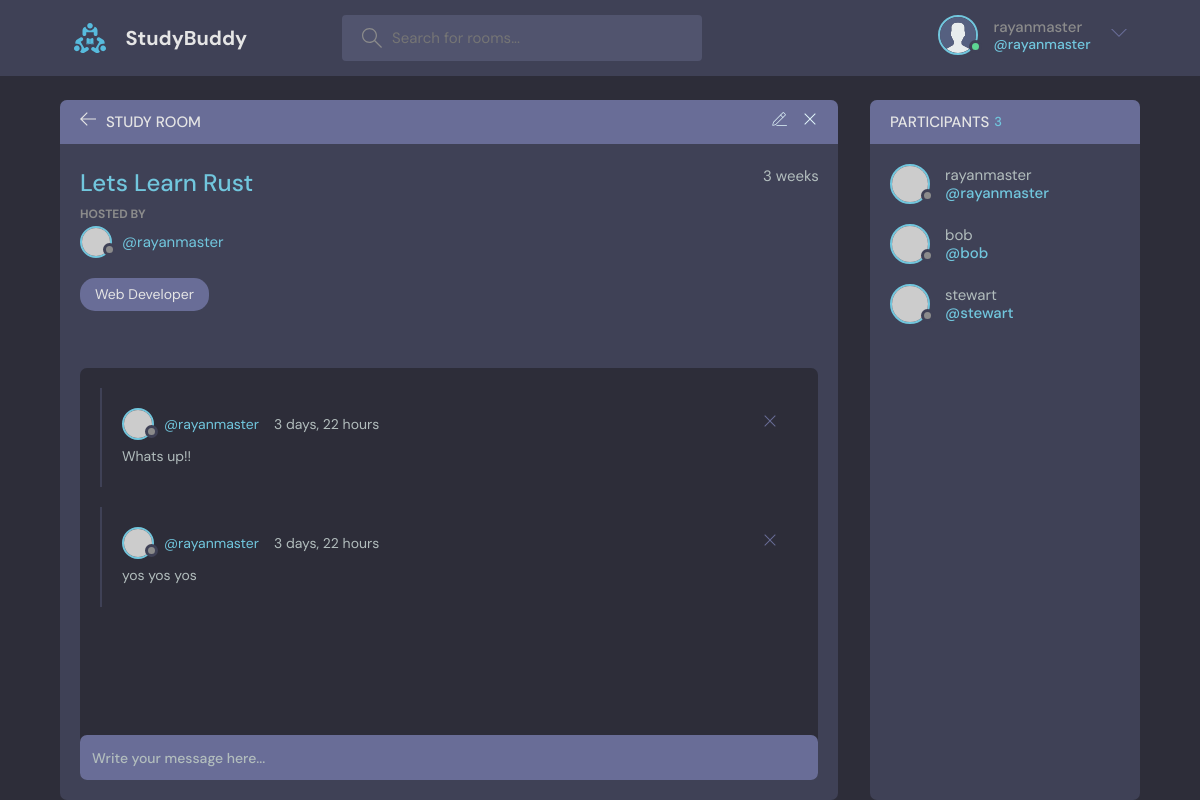
/room/2/ (signed in), run on the app's committed database.
### base/models.py (models this page shows, shortened)
class Room(models.Model):
    host = models.ForeignKey(User, on_delete=models.SET_NULL, null=True)
    topic = models.ForeignKey(Topic, on_delete=models.SET_NULL, null=True)
    name = models.CharField(max_length=200)
    description = models.TextField(null=True, blank=True)
    participants = models.ManyToManyField(User, related_name='participants', blank=True)
    updated = models.DateTimeField(auto_now=True)
    created = models.DateTimeField(auto_now_add=True)
    class Meta:
        ordering = ['-updated', '-created']

class Topic(models.Model):
    name = models.CharField(max_length=200)
    def __str__(self):
        return self.name

class Message(models.Model):
    user = models.ForeignKey(User, on_delete=models.CASCADE)
    room = models.ForeignKey(Room, on_delete=models.CASCADE)
    body = models.TextField()
    updated = models.DateTimeField(auto_now=True)
    created = models.DateTimeField(auto_now_add=True)
    class Meta:
        ordering = ['-updated', '-created']

### base/views.py (the view, shortened to what this page needs)
# urls.py: path("room/<str:pk>/", views.room, name="room"),
def room(request, pk):
    room = Room.objects.get(id=pk)
    room_messages = room.message_set.all().order_by('-created')
    participants = room.participants.all()
    context = {'room': room, 'room_messages': room_messages, 'participants': participants}
    return render(request, 'base/room.html', context)

### base/templates/base/room.html (shortened to what this page needs)
{% extends 'main.html' %}
{% block content %}
    <main class="profile-page layout layout--2">
      <div class="container">
        <div class="room">
          <div class="room__top">
            <div class="room__topLeft">
              <a href="{% url 'home' %}">
                <svg version="1.1" xmlns="http://www.w3.org/2000/svg" width="32" height="32" viewBox="0 0 32 32">
                  <title>arrow-left</title>
                  <path
                    d="M13.723 2.286l-13.723 13.714 13.719 13.714 1.616-1.611-10.96-10.96h27.625v-2.286h-27.625l10.965-10.965-1.616-1.607z"
                  ></path>
                </svg>
              </a>
              <h3>Study Room</h3>
            </div>
            {% if room.host == request.user %}
            <div class="room__topRight">
              <a href="{% url 'updateroom' room.id %}">
              </a>
              <a href="{% url 'deleteroom' room.id %}">
                <svg version="1.1" xmlns="http://www.w3.org/2000/svg" width="32" height="32" viewBox="0 0 32 32">
                  <title>remove</title>
                  <path
                    d="M27.314 6.019l-1.333-1.333-9.98 9.981-9.981-9.981-1.333 1.333 9.981 9.981-9.981 9.98 1.333 1.333 9.981-9.98 9.98 9.98 1.333-1.333-9.98-9.98 9.98-9.981z"
                  ></path>
                </svg>
              </a>
            </div>
            {% endif %}
          </div>
          <div class="room__box scroll">
            <div class="room__header scroll">
              <div class="room__info">
                <h3>{{room.name}}</h3>
                <span>{{room.created|timesince}}</span>
              </div>
              <div class="room__hosted">
                <p>Hosted By</p>
                <a href="{% url 'userprofile' room.host.id %}" class="room__author">
                  <div class="avatar avatar--small">
                    <img src="https://randomuser.me/api/portraits/men/37.jpg" />
                  </div>
                  <span>@{{room.host.username}}</span>
                </a>
              </div>
              <span class="room__topics">{{room.topic}}</span>
            </div>
            <div class="room__conversation">
              <div class="threads scroll">
                {% for message in room_messages %}
                <div class="thread">
                  <div class="thread__top">
                    <div class="thread__author">
                      <a href="{% url 'userprofile' message.user.id %}" class="thread__authorInfo">
                        <div class="avatar avatar--small">
                          <img src="https://randomuser.me/api/portraits/men/37.jpg" />
                        </div>
                        <span>@{{message.user.username}}</span>
                      </a>
                      <span class="thread__date">{{message.created|timesince}}</span>
                    </div>
                    {% if request.user == message.user %}
                    <a href="{% url 'deletemessage' message.id %}">
                    <div class="thread__delete">
                      <svg version="1.1" xmlns="http://www.w3.org/2000/svg" width="32" height="32" viewBox="0 0 32 32">
                        <title>remove</title>
                        <path
                          d="M27.314 6.019l-1.333-1.333-9.98 9.981-9.981-9.981-1.333 1.333 9.981 9.981-9.981 9.98 1.333 1.333 9.981-9.98 9.98 9.98 1.333-1.333-9.98-9.98 9.98-9.981z"
                        ></path>
                      </svg>
                    </div>
                    </a>
                    {% endif %}
                  </div>
                  <div class="thread__details">
                    {{message.body}}
                  </div>
                </div>
                {% endfor %}
              </div>
            </div>
          </div>
          <div class="room__message">
            <form action="#"><input name="" placeholder="Write your message here..." /></form>
          </div>
        </div>
        <div class="participants">
          <h3 class="participants__top">Participants <span>{{participants.count}}</span></h3>
          <div class="participants__list scroll">
            {% for user in participants %}
            <a href="{% url 'userprofile' user.id %}" class="participant">
              <div class="avatar avatar--medium">
                <img src="https://randomuser.me/api/portraits/men/37.jpg" />
              </div>
              <p>
                {{user.username}}
                <span>@{{user.username}}</span>
              </p>
            </a>
            {% endfor %}
          </div>
        </div>
      </div>
    </main>
  {% endblock content %}

### templates/navbar.html (shortened to what this page needs)
{% load static %}
<header class="header header--loggedIn">
    <div class="container">
      <a href="{% url 'home' %}" class="header__logo">
        <img src="{% static 'images/logo.svg' %}" />
        <h1>StudyBuddy</h1>
      </a>
      <form class="header__search" method="GET" action="{% url 'home' %}">
        <label>
          <input name="q" placeholder="Search for rooms..." />
        </label>
      </form>
      <nav class="header__menu">
        {% if request.user.is_authenticated %}
        <div class="header__user">
          <a href="profile.html">
            <div class="avatar avatar--medium active">
              <img src="{% static 'images/avatar.svg' %}" />
            </div>
            <p>{{request.user.username}} <span>@{{request.user.username}}</span></p>
          </a>
          <button class="dropdown-button">
            <svg version="1.1" xmlns="http://www.w3.org/2000/svg" width="32" height="32" viewBox="0 0 32 32">
              <title>chevron-down</title>
              <path d="M16 21l-13-13h-3l16 16 16-16h-3l-13 13z"></path>
            </svg>
          </button>
        </div>
        {% else %}
        <a href="{% url 'login' %}">
          <img src="./assets/avatar.svg" />
          <p>Login</p>
        </a>
        {% endif %}
      </nav>
    </div>
  </header>

### data on the page
Room: name "Lets Learn Rust", created "3 weeks", host.username "rayanmaster", topic "Web Developer"
Message: user.username "rayanmaster", created "3 days, 22 hours", body "Whats up!!"
Message: user.username "rayanmaster", created "3 days, 22 hours", body "yos yos yos"

### other printed values
{{ request.user.username }} "rayanmaster"
{{ participants.count }} "3"
{{ user.username }} "rayanmaster"
{{ user.username }} "bob"
{{ user.username }} "stewart"
